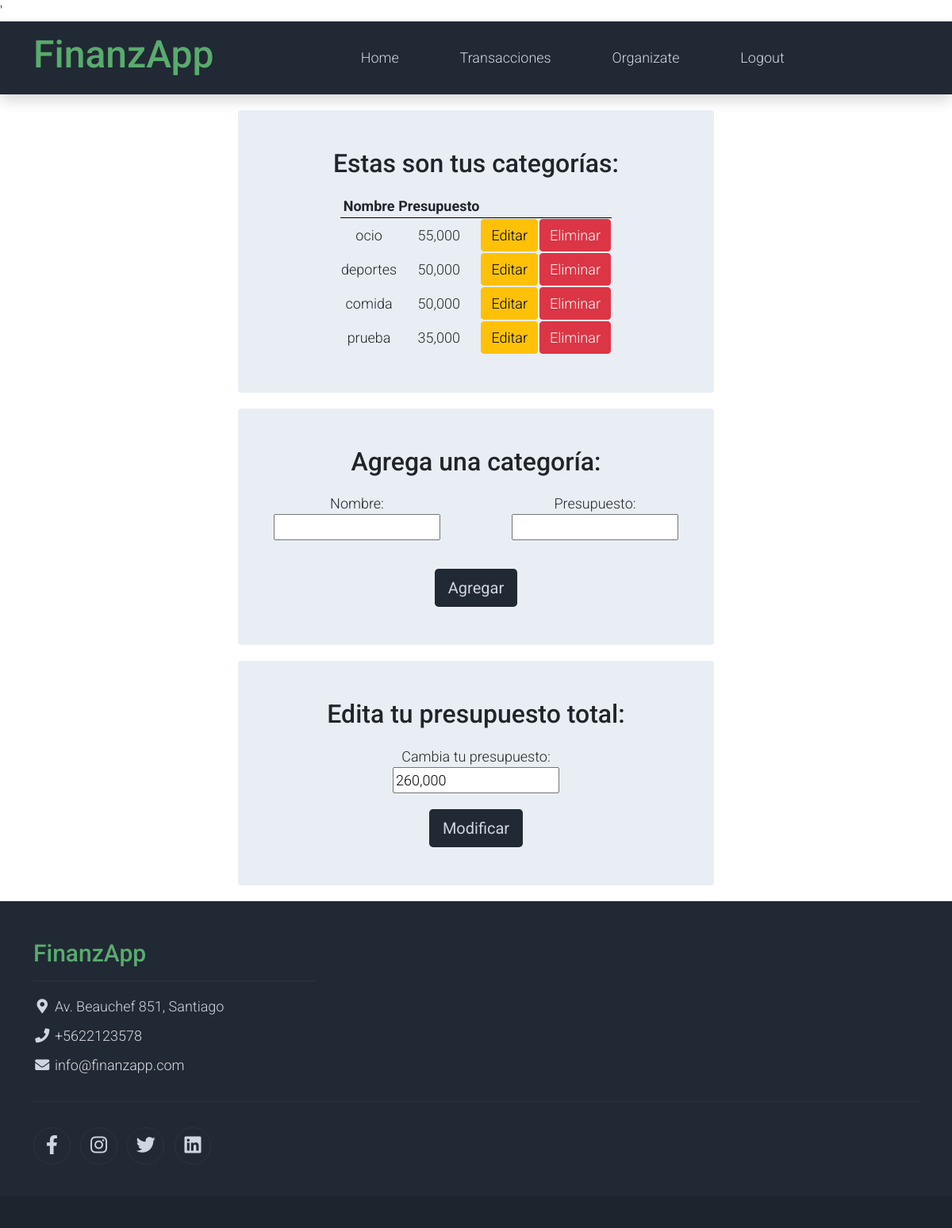
The page /organiza_tus_finanzas/ (signed in) on the database its author committed.
### finanzapp/models.py (models this page shows)
class Category(models.Model):
    name = models.CharField(max_length=100)
    budget = models.FloatField(blank=True)
    user = models.ForeignKey(User, on_delete=models.CASCADE, related_name="categories", null=True)

class User(AbstractUser):
    display_name = models.CharField(max_length=100, blank=True)
    total = models.FloatField(default=0)
    budget = models.FloatField(blank=True, null=True)

### finanzapp/views.py (the view)
# urls.py: path('organiza_tus_finanzas/', organize_fin, name='organiza_finanzas'),
def organize_fin(request):
    if request.user.is_authenticated:
        if request.method == 'POST':
            if 'name' and 'budget' in request.POST:
                name = request.POST['name']
                budget = request.POST['budget']
                category = Category.objects.create(name=name, budget=budget, user=request.user)
                category.save()
                return redirect('organiza_finanzas')
            if 'global_budget' in request.POST:
                global_budget = request.POST['global_budget']
                request.user.budget = float(global_budget.replace(",",""))
                request.user.save()
                return redirect('organiza_finanzas')
        else:
            global_budget = request.user.budget
            if global_budget == sys.float_info.max:
                global_budget = None
            categories = Category.objects.filter(user = request.user)
            return render(request, 'organiza_finanzas.html', {'categories': categories, 'global_budget': global_budget})
    else:
        return redirect('login')

### finanzapp/templates/organiza_finanzas.html (shortened to what this page needs)
{% extends 'base.html' %}
{% load humanize %}
{% block content %}
<div class="col-md-6 m-auto text-center">
    <div class="container-fluid bg-light py-5 rounded">
    <h2>Estas son tus categorías:</h2>
        <table class="col-md-6 m-auto text-center">
            <thead>
                <tr>
                    <th scope="col" style="border-bottom: 1px solid black; ">Nombre</th>
                    <th scope="col" style="border-bottom: 1px solid black; ">Presupuesto</th>
                    <th scope="col" style="border-bottom: 1px solid black; "></th>
                    <th scope="col" style="border-bottom: 1px solid black; "></th>
                </tr>
            </thead>
            {% for category in categories %}
            {% if category.name != "ninguna" %}
            <tr>
                <td>{{ category.name }}</td>
                <td>{{ category.budget|floatformat:0|intcomma }}</td>
                <td><a class="btn btn-warning" href="/editCat/{{ category.id }}">Editar</a></td>
                <td><a class="btn btn-danger" href="/eliminarCat/{{ category.id }}">Eliminar</a></td>
            </tr>
            {% endif %}
            {% endfor %}
        </table>
    </div>
    <div class="container-fluid bg-light py-5 rounded">
        <h2>Agrega una categoría:</h2>
        <form method="post">
            <div class="row">
                <div class="form-group col-md-6 mb-3">
                    <label for="name">Nombre:</label>
                    <div class="another-custom-class">
                        <input type="text" name="name" required>
                    </div>
                </div>
                <div class="form-group col-md-6 mb-3">
                    <label for="budget">Presupuesto:</label>
                    <div class="another-custom-class">
                        <input type="number" name="budget" required>
                    </div>
                </div>
            </div>
            <button type="submit" class="btn bg-dark btn-lg px-3 text-light">Agregar</button>
        </form>
    </div>
    <div class="container-fluid bg-light py-5 rounded">
        <h2>Edita tu presupuesto total:</h2>
        <form method="post">
                <div class="form-group">
                    {% if global_budget %}
                    <label for="budget">Cambia tu presupuesto:</label>
                        <div class="another-custom-class">
                                <input name="global_budget" value= "{{ global_budget|floatformat:0|intcomma }}" required>
                        </div>
                    {% else %}
                    <label for="budget">No has definido tu presupuesto!:</label>
                    <div class="another-custom-class">
                        <input name="global_budget" type="number" value= "" required>
                </div>
                    {% endif %}
                </div>
            <button type="submit" class="btn bg-dark btn-lg px-3 text-light">Modificar</button>
        </form>
    </div>
</div>
{% endblock %}

### finanzapp_proj/static/css/templatemo.css (style rules this page uses)
body, ul, li, p, a, label, input, div { font-family: 'Roboto', sans-serif; font-size: 18px !important; font-weight: 300 !important; }
.text-light { color: #cfd6e1 !important; }
.bg-dark { background-color: #212934 !important; }
.bg-light { background-color: #e9eef5 !important; }

### rows shown on the page
Category: name "ocio", budget "55,000"
Category: name "deportes", budget "50,000"
Category: name "comida", budget "50,000"
Category: name "prueba", budget "35,000"
User: global_budget "260,000"
